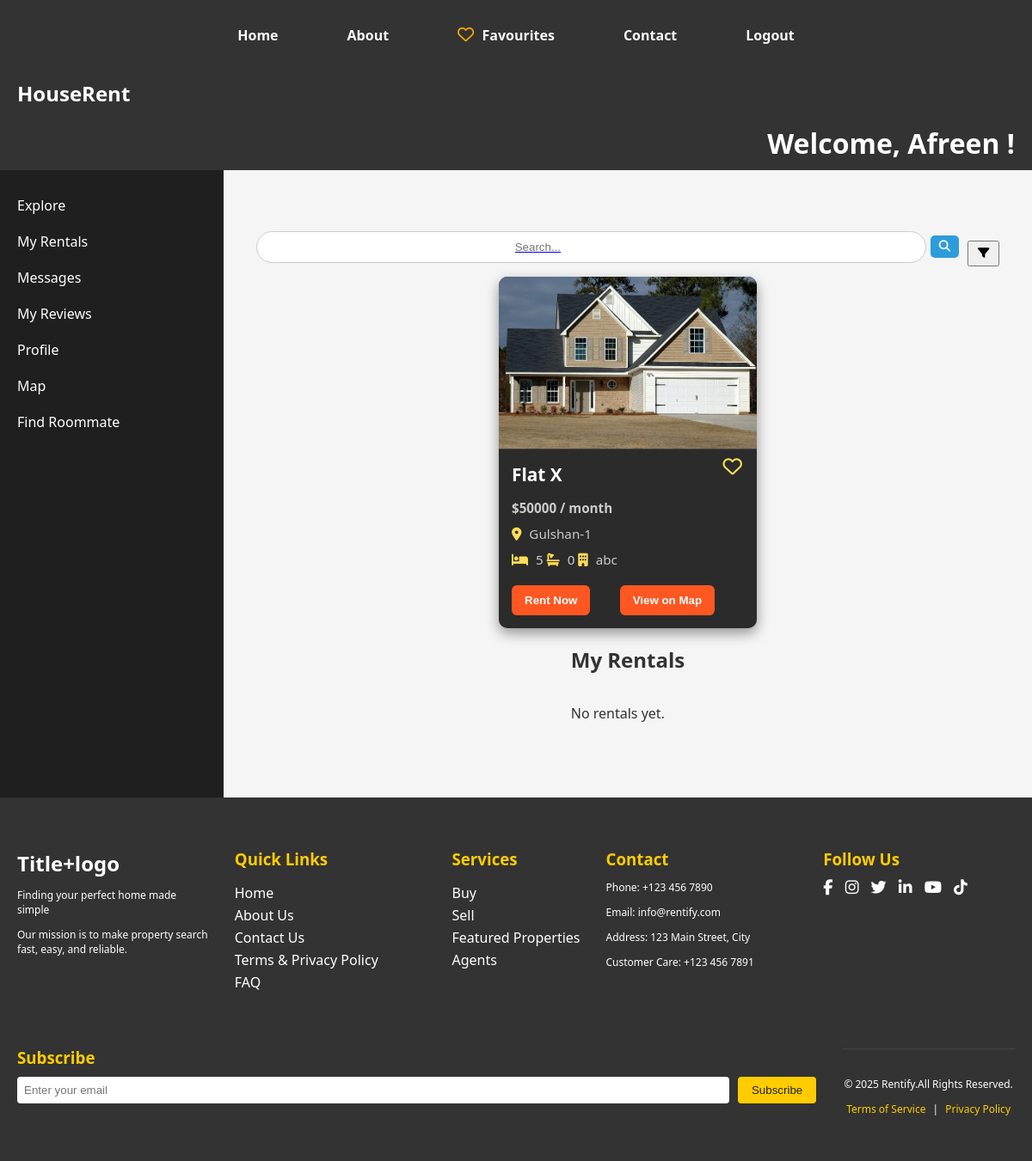
Screenshot of /php/tenant.php?location=Gulshan-1 (signed in) with the database file from the repository.
### tables this page shows
CREATE TABLE `users` (
  `id` int(11) NOT NULL,
  `name` varchar(100) NOT NULL,
  `email` varchar(100) NOT NULL,
  `password` varchar(255) NOT NULL,
  `phone` varchar(15) DEFAULT NULL,
  `phoneVerified` tinyint(1) DEFAULT 0,
  `created_at` timestamp NOT NULL DEFAULT current_timestamp(),
  `is_verified` tinyint(1) DEFAULT 0,
  `role` varchar(20) NOT NULL,
  `nid_number` varchar(50) DEFAULT NULL,
  `nid_front` varchar(255) DEFAULT NULL,
  `nid_back` varchar(255) DEFAULT NULL,
  `is_landlord_verified` tinyint(1) NOT NULL DEFAULT 0,
  `status` varchar(20) DEFAULT 'pending',
  `verification_code` varchar(6) DEFAULT NULL
);

CREATE TABLE `properties` (
  `id` int(11) NOT NULL,
  `property_name` varchar(255) NOT NULL,
  `location` varchar(255) NOT NULL,
  `rent` int(11) NOT NULL,
  `landlord` varchar(100) NOT NULL,
  `image` varchar(255) DEFAULT NULL,
  `bedrooms` int(11) DEFAULT 1,
  `property_type` varchar(50) DEFAULT 'Apartment',
  `description` text DEFAULT NULL,
  `available` tinyint(1) DEFAULT 1,
  `posted_date` date NOT NULL DEFAULT curdate(),
  `featured` tinyint(1) DEFAULT 0,
  `size` varchar(50) DEFAULT NULL,
  `bathrooms` int(11) DEFAULT 1,
  `floor` varchar(50) DEFAULT NULL,
  `parking` tinyint(1) DEFAULT 0,
  `furnished` tinyint(1) DEFAULT 0,
  `map_embed` text DEFAULT NULL,
  `floor_plan` varchar(255) DEFAULT NULL,
  `latitude` decimal(10,6) DEFAULT NULL,
  `longitude` decimal(10,6) DEFAULT NULL,
  `status` enum('Rent','Sell') NOT NULL DEFAULT 'Rent',
  `rental_type` enum('family','bachelor','roommate','all') NOT NULL,
  `created_at` datetime NOT NULL DEFAULT current_timestamp(),
  `thumbnail` varchar(255) DEFAULT NULL
);

### php/property_card.php (the view, shortened to what this page needs)
<?php
function renderPropertyCard($property, $fav_ids = []) {
    $image = !empty($property['image']) ? '../' . htmlspecialchars($property['image']) : '../uploads/default.jpg';
    $property_name = !empty($property['property_name']) ? htmlspecialchars($property['property_name']) : 'Unnamed';
    $rent = !empty($property['rent']) ? htmlspecialchars($property['rent']) : '0';
    $location = !empty($property['location']) ? htmlspecialchars($property['location']) : 'Unknown';
    $bedrooms = !empty($property['bedrooms']) ? htmlspecialchars($property['bedrooms']) : '0';
    $bathrooms = !empty($property['bathrooms']) ? htmlspecialchars($property['bathrooms']) : '0';
    $property_type = !empty($property['property_type']) ? htmlspecialchars($property['property_type']) : 'N/A';
    $id = (int)$property['id'];
    $is_fav = in_array($id, $fav_ids);
    ?>
    <div class="property-card">
        <img src="<?= $image ?>" alt="<?= $property_name ?>">
        <i class="fa<?= $is_fav ? 's' : 'r'; ?> fa-heart fav-icon" data-id="<?= $id ?>"></i>
        <h3><?= $property_name ?></h3>
        <p><strong>$<?= $rent ?> / month</strong></p>
        <p><i class="fa-solid fa-location-dot"></i> <?= $location ?></p>
        <p>
            <i class="fa-solid fa-bed"></i> <?= $bedrooms ?>
            <i class="fa-solid fa-bath"></i> <?= $bathrooms ?>
            <i class="fa-solid fa-building"></i> <?= $property_type ?>
        </p>
        <div class="card-buttons">
            <a href="property_details.php?id=<?= $id ?>"><button class="rent-btn">Rent Now</button></a>
            <a href="https://www.google.com/maps/search/?api=1&query=<?= urlencode($location) ?>" target="_blank">
                <button class="view-map">View on Map</button>
            </a>
        </div>
    </div>
    <?php
}
?>
<link rel="stylesheet" href="https://cdnjs.cloudflare.com/ajax/libs/font-awesome/6.6.0/css/all.min.css">

### php/tenant.php (shortened to what this page needs)
<?php
include 'config.php';
include 'bar.php';
include 'property_card.php';
if(isset($_SESSION['user_id'])){
    $tenant_id = (int)$_SESSION['user_id'];
}
$sql_user = "SELECT id, name, email FROM users WHERE id = ?";
$stmt_user = $conn->prepare($sql_user);
$stmt_user->bind_param("i", $tenant_id);
$stmt_user->execute();
$user = $stmt_user->get_result()->fetch_assoc();
$where = ["available = 1"];
$types = "";
$params = [];
$location = $_GET['location'] ?? '';
$q = $_GET['q'] ?? '';
if($location !== "") { $where[] = "location LIKE ?"; $types.="s"; $params[]="%$location%"; }
$sql_props = "SELECT id, property_name, location, rent, image, bedrooms, property_type, description
              FROM properties
              WHERE ".implode(" AND ", $where)."
              ORDER BY rent ASC";
$stmt_props = $conn->prepare($sql_props);
if($types!==""){
    $bind_names[] = $types;
    for($i=0;$i<count($params);$i++) $bind_names[]=&$params[$i];
    call_user_func_array([$stmt_props,'bind_param'],$bind_names);
}
$stmt_props->execute();
$properties = $stmt_props->get_result();
?>
<!DOCTYPE html>
<html lang="en">
<head>
<link rel="stylesheet" href="https://cdnjs.cloudflare.com/ajax/libs/toastr.js/latest/toastr.min.css"/>
<link rel="stylesheet" href="../css/landlord.css">
<link rel="stylesheet" href="https://cdnjs.cloudflare.com/ajax/libs/font-awesome/6.5.0/css/all.min.css">
</head>
<body>
<header class="header">
    <div class="logo">HouseRent</div>
 </header>
 <div class="ten-name">
 <h1 style="color: #fff; background-color: #333; text-align: right; margin-top: 0px; ">Welcome, <?php echo htmlspecialchars($user['name']); ?>!</h1>
</div>
<div class="dashboard-container">
    <aside class="sidebar">
        <ul>
            <li><a href="#explore">Explore</a></li>
            <li><a href="#my-rentals">My Rentals</a></li>
            <li><a href="#messages">Messages</a></li>
            <li><a href="#my-reviews">My Reviews</a></li>
            <li><a href="tenant_profile.php">Profile</a></li>
            <li><a href="map.php">Map</a></li>
           <li><a href="roommate_search.php">Find Roommate</button></li>
        </ul>
    </aside>
    <main class="dashboard-content">
<div class="dashboard-search-container" style="display:flex;align-items:center;gap:10px;">
  <form method="GET" class="dashboard-search" style="display:flex;align-items:center;">
      <input type="text" name="q" placeholder="Search..." value="<?php echo htmlspecialchars($q); ?>" style="padding:10px 300px;border-radius:20px;border:1px solid #ccc;">
      <button type="submit" style="margin-left:5px;border:none;background:#2d9cdb;color:#fff;padding:6px 10px;border-radius:5px;"><i class="fa-solid fa-magnifying-glass"></i></button>
  </form>
  <button id="toggleFilter" class="rent-btn" style="padding:6px 10px;"><i class="fa-solid fa-filter"></i></button>
</div>
<?php $fav_ids = [];
if(isset($_SESSION['user_id'])){
    $res = $conn->query("SELECT property_id FROM favourites WHERE tenant_id=" . $_SESSION['user_id']);
    while($r = $res->fetch_assoc()) $fav_ids[] = $r['property_id'];
} ?>
<div class="cards">
    <?php if($properties->num_rows > 0):
        while($p = $properties->fetch_assoc()):
            renderPropertyCard($p, $fav_ids);
        endwhile;
    else: ?>
        <p>No properties found.</p>
    <?php endif; ?>
</div>
        <section id="my-rentals">
            <h2>My Rentals</h2>
            <div class="cards">
                <?php
                $sql_my="SELECT r.id, p.property_name, p.location, p.rent, r.start_date, r.end_date, r.status
                         FROM rentals r JOIN properties p ON r.property_id=p.id
                         WHERE r.tenant_id=? ORDER BY r.start_date DESC";
                $st=$conn->prepare($sql_my);
                $st->bind_param("i",$tenant_id);
                $st->execute();
                $myr=$st->get_result();
                if($myr->num_rows>0):
                    while($mr=$myr->fetch_assoc()): ?>
                        <div class="card">
                            <h3><?php echo $mr['property_name'];?></h3>
                            <p><?php echo $mr['location'];?></p>
                            <p>Rent: $<?php echo $mr['rent'];?></p>
                            <p>Status: <?php echo $mr['status'];?></p>
                            <p>From: <?php echo $mr['start_date'];?> To: <?php echo $mr['end_date'];?></p>
                        </div>
                    <?php endwhile;
                else: ?>
                    <p>No rentals yet.</p>
                <?php endif; $st->close(); ?>
            </div>
        </section>
    </main>
</div>
</body>
</html>

### css/landlord.css (style rules this page uses)
body { margin: 0; font-family: 'Segoe UI', Tahoma, Geneva, Verdana, sans-serif; background-color: #f5f5f5; color: #333; }
.header { display: flex; align-items: center; padding: 10px 20px; background-color: #333; color: #fff; position: relative; gap: 10px; flex-wrap: wrap; }
.header .logo { font-size: 1.5rem; font-weight: bold; }
.dashboard-container { display: flex; min-height: calc(100vh - 70px); transition: all 0.3s ease; align-items: stretch; }
.sidebar { width: 220px; background-color: #1f1f1f; color: #fff; padding: 20px; transition: transform 0.3s ease; }
.sidebar ul { list-style: none; padding: 0; margin: 0; }
.sidebar ul li a { display: block; padding: 10px 0; color: #fff; text-decoration: none; }
.dashboard-content { flex: 1; padding: 30px; }
.cards { display: flex; gap: 20px; flex-wrap: wrap; }
.dashboard-content { display: flex; justify-content: center; align-items: center; flex-direction: column; }

### php/property_card.php (style rules this page uses)
.property-card { position: relative; background: #2b2b2b; border-radius: 10px; overflow: hidden; width: 300px; box-shadow: 0 6px 15px rgba(0,0,0,0.4); transition: transform 0.3s ease, box-shadow 0.3s ease; }
.property-card img { width: 100%; height:200px; object-fit:cover; border-bottom:1px solid #444; }
.fav-icon { position:absolute; top:210px; right:12px; font-size:1.4rem; color:#f0a500; cursor:pointer; transition: transform 0.3s; }
.property-card h3 { margin:15px; font-size:1.3rem; color:#fff; }
.property-card p { margin:0 15px 10px 15px; color:#ccc; font-size:0.95rem; }
.property-card i { color:#ffdd57; margin-right:5px; }
.property-card button { margin:10px 15px 15px 15px; padding:10px 15px; border:none; border-radius:6px; background:#ff5722; color:#fff; font-weight:bold; cursor:pointer; transition:background 0.3s; }

### php/tenant.php (style rules this page uses)
.ten-name { background-color: #333; padding: 10px 20px; margin: 0; }
.ten-name h1 { margin: 0; text-align: right; }

### rows the page displays
users: name "Afreen"
properties: image (picture), property_name "Flat X", rent "50000", location "Gulshan-1", bedrooms "5", property_type "abc"

### other values shown
$name "Home"
$name "About"
$name "Favourites"
$name "Contact"
$name "Logout"
